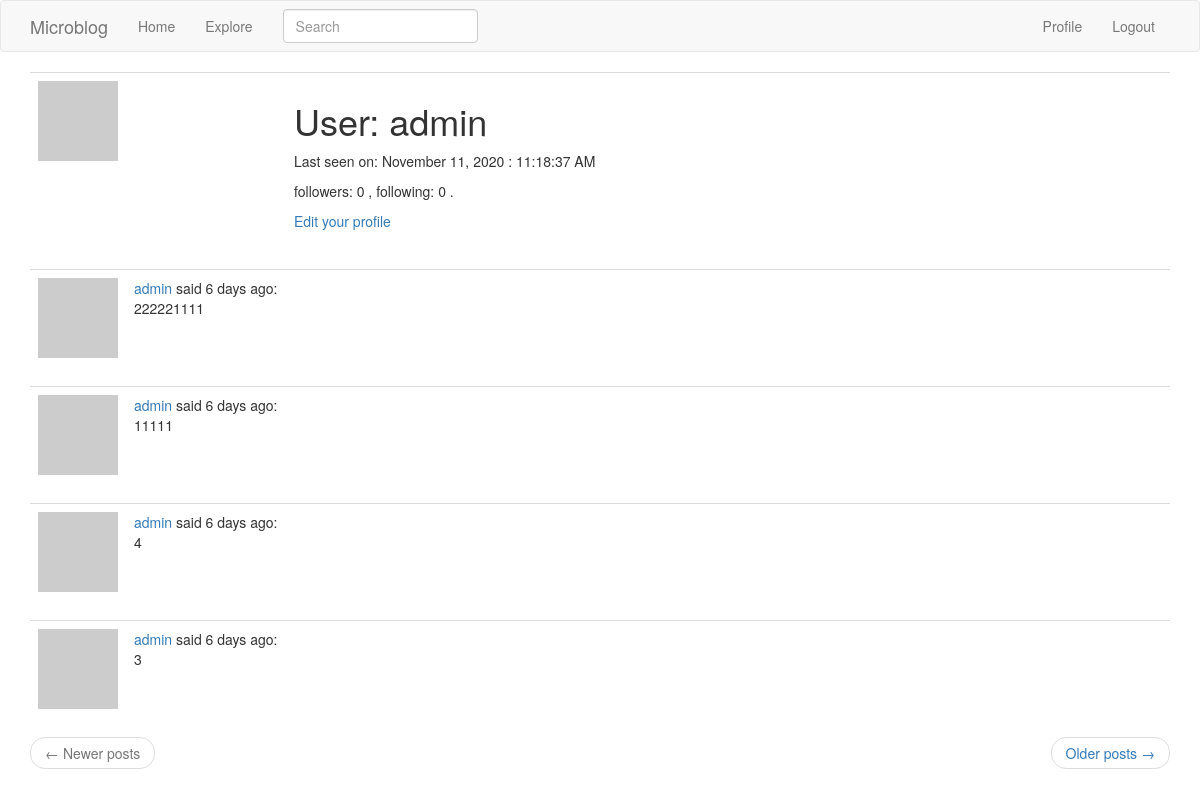
The page /user/admin (signed in) on the database as committed earlier.
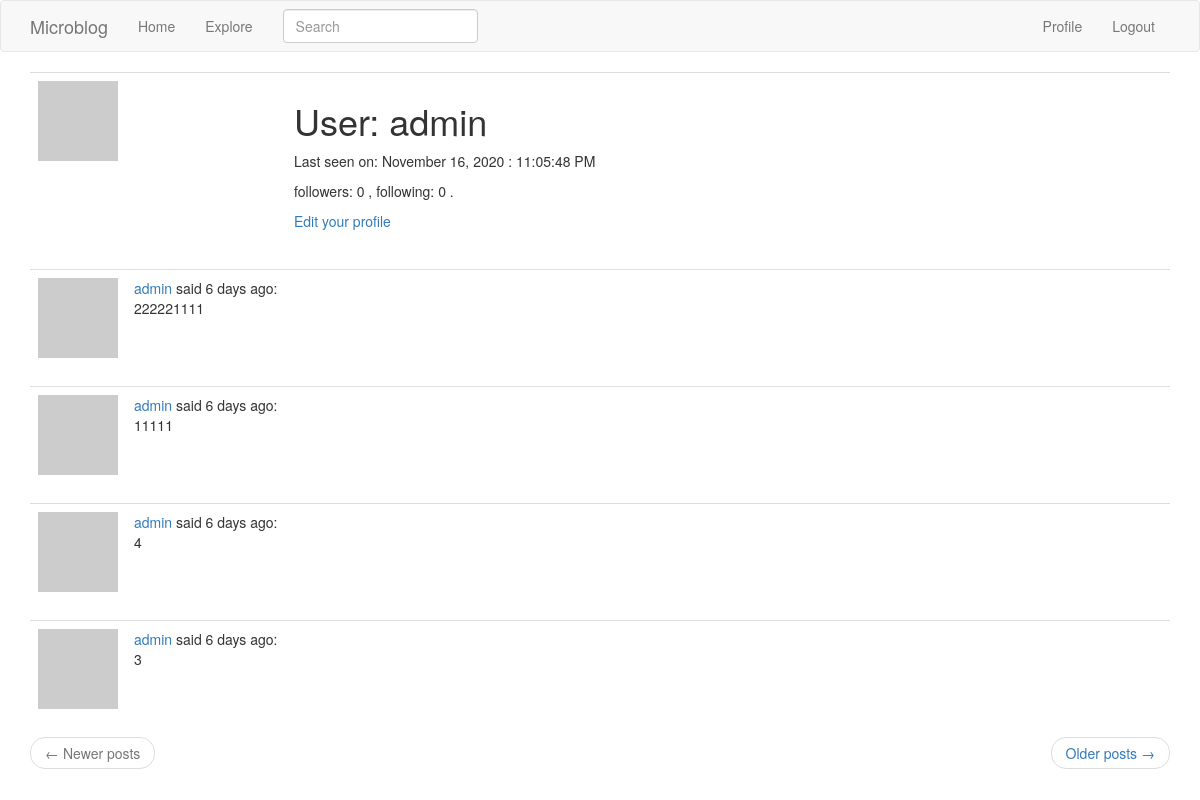
The same page on the database as committed later.
### app/models.py (models this page shows, shortened)
class User(UserMixin, db.Model):
    id = db.Column(db.Integer, primary_key=True)
    username = db.Column(db.String(64), index=True, unique=True)
    email = db.Column(db.String(120), index=True, unique=True)
    password_hash = db.Column(db.String(128))
    about_me = db.Column(db.String(140))
    posts = db.relationship('Post', backref='author', lazy='dynamic')
    last_seen = db.Column(db.DateTime, default=datetime.utcnow)
    followed = db.relationship(
        'User', secondary=followers,
        primaryjoin=(followers.c.follower_id == id),
        secondaryjoin=(followers.c.followed_id == id),
        backref=db.backref('followers', lazy='dynamic'), lazy='dynamic')
    def avatar(self, size):
        digest = md5(self.email.lower().encode('utf-8')).hexdigest()
        return 'https://www.gravatar.com/avatar/{}?d=identicon&s={}'.format(
            digest, size)

class SearchableMixin(object):
    @classmethod
    def before_commit(cls, session):
        session._changes = {
            'add': list(session.new),
            'update': list(session.dirty),
            'delete': list(session.deleted)
        }
    @classmethod
    def after_commit(cls, session):
        for obj in session._changes['add']:
            if isinstance(obj, SearchableMixin):
                add_to_index(obj.__tablename__, obj)
        for obj in session._changes['update']:
            if isinstance(obj, SearchableMixin):
                add_to_index(obj.__tablename__, obj)
        for obj in session._changes['delete']:
            if isinstance(obj, SearchableMixin):
                remove_from_index(obj.__tablename__, obj)
        session._changes = None

class Post(SearchableMixin, db.Model):
    __searchable__ = ['body']
    id = db.Column(db.Integer, primary_key=True)
    body = db.Column(db.String(140))
    timestamp = db.Column(db.DateTime, index=True, default=datetime.utcnow)
    user_id = db.Column(db.Integer, db.ForeignKey('user.id'))
    language = db.Column(db.String(5))

### app/main/routes.py (the view)
@bp.route('/user/<username>')
@login_required
def user(username):
    user = User.query.filter_by(username=username).first_or_404()
    page = request.args.get('page', 1, type=int)
    posts = user.posts.order_by(Post.timestamp.desc()).paginate(
        page, current_app.config['POSTS_PER_PAGE'], False)
    next_url = url_for('main.user', username=user.username,
                       page=posts.next_num) if posts.has_next else None
    prev_url = url_for('main.user', username=user.username,
                       page=posts.prev_num) if posts.has_prev else None
    form = EmptyForm()
    return render_template('user.html', user=user, posts=posts.items,
                           next_url=next_url, prev_url=prev_url, form=form)

### app/main/forms.py
class SearchForm(FlaskForm):
    q = StringField(_l('Search'), validators=[DataRequired()])
    def __init__(self, *args, **kwargs):
        if 'formdata' not in kwargs:
            kwargs['formdata'] = request.args
        if 'csrf_enabled' not in kwargs:
            kwargs['csrf_enabled'] = False
        super(SearchForm, self).__init__(*args, **kwargs)

class EmptyForm(FlaskForm):
    submit = SubmitField(_l('Submit'))

### app/main/routes.py (called while the page is built)
@bp.before_app_request
def before_request():
    if current_user.is_authenticated:
        current_user.last_seen = datetime.utcnow()
        db.session.commit()
        g.search_form = SearchForm()
    g.locale = str(get_locale())

### app/models.py (called while the page is built)
@login.user_loader
def load_user(id):
    return User.query.get(int(id))

### app/main/templates/user.html (shortened to what this page needs)
{% extends "base.html" %}
{% block app_content %}
    <table class="table table-hover">
        <tr>
            <td width="256px"><img src="{{ user.avatar(256) }}"></td>
            <td>
                <h1>{{ _('User')}}: {{ user.username }}</h1>
                {% if user.last_seen %}
                    <p>{{ _('Last seen on: ')}}{{ moment(user.last_seen).format('LL') }} : {{ moment(user.last_seen).format('LTS') }}</p>
                {% endif %}
                <p>{{ _('followers:') }} {{ user.followers.count() }} , {{ _('following:') }} {{ user.followed.count() }} .</p>
                {% if user == current_user %}
                    <p><a href="{{ url_for('main.edit_profile') }}">{{ _('Edit your profile')}}</a></p>
                {% endif %}
            </td>
        </tr>
    </table>
    {% for post in posts %}
        {% include '_post.html' %}
    {% endfor %}
    <nav aria-label="...">
        <ul class="pager">
            <li class="previous{% if not prev_url %} disabled{% endif %}">
                <a href="{{ prev_url or '#' }}">
                    <span aria-hidden="true">&larr;</span> {{ _('Newer posts')}}
                </a>
            </li>
            <li class="next{% if not next_url %} disabled{% endif %}">
                <a href="{{ next_url or '#' }}">
                    {{ _('Older posts')}} <span aria-hidden="true">&rarr;</span>
                </a>
            </li>
        </ul>
    </nav>
{% endblock %}

### app/main/templates/base.html (shortened to what this page needs)
{% extends 'bootstrap/base.html' %}
{% block styles %}
    {{ super() }}
{% endblock %}
{% block navbar %}
    <nav class="navbar navbar-default">
        <div class="container">
            <div class="navbar-header">
                <a class="navbar-brand" href="{{ url_for('main.index') }}">Microblog</a>
            </div>
            <div class="collapse navbar-collapse" id="bs-example-navbar-collapse-1">
                <ul class="nav navbar-nav">
                    <li><a href="{{ url_for('main.index') }}">{{ _('Home') }}</a></li>
                    <li><a href="{{ url_for('main.explore') }}">{{ _('Explore') }}</a></li>
                </ul>
                {% if g.search_form %}
                    <form class="navbar-form navbar-left" method="get"
                          action="{{ url_for('main.search') }}">
                        <div class="form-group">
                            {{ g.search_form.q(size=20, class='form-control',
                        placeholder=g.search_form.q.label.text) }}
                        </div>
                    </form>
                {% endif %}
                <ul class="nav navbar-nav navbar-right">
                    {% if current_user.is_anonymous %}
                        <li><a href="{{ url_for('auth.login') }}">{{ _('Login') }}</a></li>
                    {% else %}
                        <li><a href="{{ url_for('main.user', username=current_user.username) }}">{{ _('Profile') }}</a>
                        </li>
                        <li><a href="{{ url_for('auth.logout') }}">{{ _('Logout') }}</a></li>
                    {% endif %}
                </ul>
            </div>
        </div>
    </nav>
{% endblock %}
{% block content %}
    <div class="container">
        {% block app_content %}{% endblock %}
    </div>
{% endblock %}

### app/main/templates/_post.html (shortened to what this page needs)
<table class="table table-hover">
    <tr>
        <td width="70px">
            <a href="{{ url_for('main.user', username=post.author.username) }}">
                <img src="{{ post.author.avatar(70) }}"/>
            </a>
        </td>
        <td>
            <a href="{{ url_for('main.user', username=post.author.username) }}">
                {{ post.author.username }}
            </a>
            {{ _('said') }} {{ moment(post.timestamp).fromNow() }}:
            <br>
            <span id="post{{ post.id }}">{{ post.body }}</span>
        </td>
    </tr>
</table>

Rows that differ between the two databases and show on the page:
changed User "admin": last_seen "November 11, 2020" → "November 16, 2020"; last_seen "11:18:37 AM" → "11:05:48 PM"
